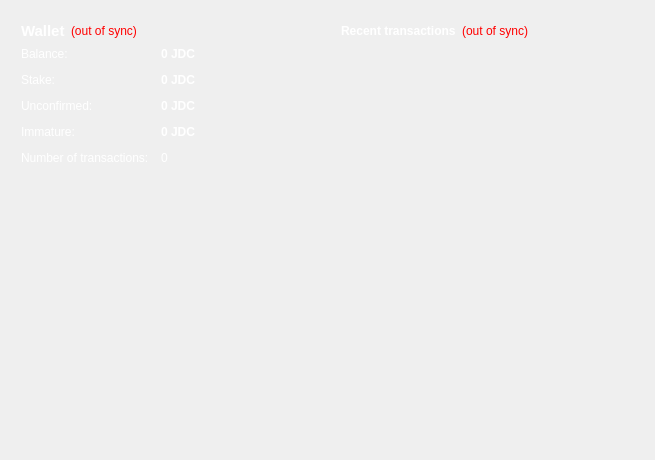
<?xml version="1.0" encoding="UTF-8"?>
<ui version="4.0">
 <class>OverviewPage</class>
 <widget class="QWidget" name="OverviewPage">
  <property name="geometry">
   <rect>
    <x>0</x>
    <y>0</y>
    <width>655</width>
    <height>460</height>
   </rect>
  </property>
  <property name="windowTitle">
   <string>Form</string>
  </property>
  <property name="styleSheet">
   <string notr="true"/>
  </property>
  <layout class="QHBoxLayout" name="horizontalLayout" stretch="1,1">
   <item>
    <layout class="QVBoxLayout" name="verticalLayout_2">
     <item>
      <widget class="QFrame" name="frame">
       <property name="styleSheet">
        <string notr="true">background-color:transparent; color:white;</string>
       </property>
       <property name="frameShape">
        <enum>QFrame::StyledPanel</enum>
       </property>
       <property name="frameShadow">
        <enum>QFrame::Raised</enum>
       </property>
       <layout class="QVBoxLayout" name="verticalLayout_4">
        <item>
         <layout class="QHBoxLayout" name="horizontalLayout_4">
          <item>
           <widget class="QLabel" name="label_5">
            <property name="font">
             <font>
              <pointsize>11</pointsize>
              <weight>75</weight>
              <bold>true</bold>
             </font>
            </property>
            <property name="styleSheet">
             <string notr="true">background:transparent;</string>
            </property>
            <property name="text">
             <string>Wallet</string>
            </property>
           </widget>
          </item>
          <item>
           <widget class="QLabel" name="labelWalletStatus">
            <property name="toolTip">
             <string>The displayed information may be out of date. Your wallet automatically synchronizes with the Jade network after a connection is established, but this process has not completed yet.</string>
            </property>
            <property name="styleSheet">
             <string notr="true">QToolTip {background-color:#1f333e; color:white; border-style: none;}
QLabel { color: red; background:transparent;}</string>
            </property>
            <property name="text">
             <string notr="true">(out of sync)</string>
            </property>
            <property name="alignment">
             <set>Qt::AlignLeading|Qt::AlignLeft|Qt::AlignVCenter</set>
            </property>
           </widget>
          </item>
          <item>
           <spacer name="horizontalSpacer_2">
            <property name="orientation">
             <enum>Qt::Horizontal</enum>
            </property>
            <property name="sizeHint" stdset="0">
             <size>
              <width>40</width>
              <height>20</height>
             </size>
            </property>
           </spacer>
          </item>
         </layout>
        </item>
        <item>
         <layout class="QFormLayout" name="formLayout_2">
          <property name="fieldGrowthPolicy">
           <enum>QFormLayout::AllNonFixedFieldsGrow</enum>
          </property>
          <property name="horizontalSpacing">
           <number>12</number>
          </property>
          <property name="verticalSpacing">
           <number>12</number>
          </property>
          <item row="0" column="0">
           <widget class="QLabel" name="label">
            <property name="styleSheet">
             <string notr="true">background:transparent;</string>
            </property>
            <property name="text">
             <string>Balance:</string>
            </property>
           </widget>
          </item>
          <item row="0" column="1">
           <widget class="QLabel" name="labelBalance">
            <property name="font">
             <font>
              <weight>75</weight>
              <bold>true</bold>
             </font>
            </property>
            <property name="cursor">
             <cursorShape>IBeamCursor</cursorShape>
            </property>
            <property name="toolTip">
             <string>Your current balance</string>
            </property>
            <property name="styleSheet">
             <string notr="true">QLabel {background:transparent;}
QToolTip {background-color:#1f333e; color:white; border-style: none;}</string>
            </property>
            <property name="text">
             <string notr="true">0 JDC</string>
            </property>
            <property name="textInteractionFlags">
             <set>Qt::LinksAccessibleByMouse|Qt::TextSelectableByKeyboard|Qt::TextSelectableByMouse</set>
            </property>
           </widget>
          </item>
          <item row="1" column="0">
           <widget class="QLabel" name="label_6">
            <property name="styleSheet">
             <string notr="true">background:transparent;</string>
            </property>
            <property name="text">
             <string>Stake:</string>
            </property>
           </widget>
          </item>
          <item row="1" column="1">
           <widget class="QLabel" name="labelStake">
            <property name="font">
             <font>
              <weight>75</weight>
              <bold>true</bold>
             </font>
            </property>
            <property name="cursor">
             <cursorShape>IBeamCursor</cursorShape>
            </property>
            <property name="toolTip">
             <string>Total of coins that was staked, and do not yet count toward the current balance</string>
            </property>
            <property name="styleSheet">
             <string notr="true">QLabel {background:transparent;}
QToolTip {background-color:#1f333e; color:white; border-style: none;}</string>
            </property>
            <property name="text">
             <string notr="true">0 JDC</string>
            </property>
            <property name="textInteractionFlags">
             <set>Qt::LinksAccessibleByMouse|Qt::TextSelectableByKeyboard|Qt::TextSelectableByMouse</set>
            </property>
           </widget>
          </item>
          <item row="2" column="0">
           <widget class="QLabel" name="label_3">
            <property name="styleSheet">
             <string notr="true">background:transparent;</string>
            </property>
            <property name="text">
             <string>Unconfirmed:</string>
            </property>
           </widget>
          </item>
          <item row="2" column="1">
           <widget class="QLabel" name="labelUnconfirmed">
            <property name="font">
             <font>
              <weight>75</weight>
              <bold>true</bold>
             </font>
            </property>
            <property name="cursor">
             <cursorShape>IBeamCursor</cursorShape>
            </property>
            <property name="toolTip">
             <string>Total of transactions that have yet to be confirmed, and do not yet count toward the current balance</string>
            </property>
            <property name="styleSheet">
             <string notr="true">QLabel {background:transparent;}
QToolTip {background-color:#1f333e; color:white; border-style: none;}</string>
            </property>
            <property name="text">
             <string notr="true">0 JDC</string>
            </property>
            <property name="textInteractionFlags">
             <set>Qt::LinksAccessibleByMouse|Qt::TextSelectableByKeyboard|Qt::TextSelectableByMouse</set>
            </property>
           </widget>
          </item>
          <item row="3" column="0">
           <widget class="QLabel" name="labelImmatureText">
            <property name="styleSheet">
             <string notr="true">background:transparent;</string>
            </property>
            <property name="text">
             <string>Immature:</string>
            </property>
           </widget>
          </item>
          <item row="3" column="1">
           <widget class="QLabel" name="labelImmature">
            <property name="font">
             <font>
              <weight>75</weight>
              <bold>true</bold>
             </font>
            </property>
            <property name="toolTip">
             <string>Mined balance that has not yet matured</string>
            </property>
            <property name="styleSheet">
             <string notr="true">QLabel {background:transparent;}
QToolTip {background-color:#1f333e; color:white; border-style: none;}</string>
            </property>
            <property name="text">
             <string notr="true">0 JDC</string>
            </property>
            <property name="textInteractionFlags">
             <set>Qt::LinksAccessibleByMouse|Qt::TextSelectableByKeyboard|Qt::TextSelectableByMouse</set>
            </property>
           </widget>
          </item>
          <item row="4" column="0">
           <widget class="QLabel" name="label_2">
            <property name="styleSheet">
             <string notr="true">background:transparent;</string>
            </property>
            <property name="text">
             <string>Number of transactions:</string>
            </property>
           </widget>
          </item>
          <item row="4" column="1">
           <widget class="QLabel" name="labelNumTransactions">
            <property name="toolTip">
             <string>Total number of transactions in wallet</string>
            </property>
            <property name="styleSheet">
             <string notr="true">QLabel {background:transparent;}
QToolTip {background-color:#1f333e; color:white; border-style: none;}</string>
            </property>
            <property name="text">
             <string notr="true">0</string>
            </property>
           </widget>
          </item>
         </layout>
        </item>
       </layout>
      </widget>
     </item>
     <item>
      <spacer name="verticalSpacer">
       <property name="orientation">
        <enum>Qt::Vertical</enum>
       </property>
       <property name="sizeHint" stdset="0">
        <size>
         <width>20</width>
         <height>40</height>
        </size>
       </property>
      </spacer>
     </item>
     <item>
      <widget class="QLabel" name="jdc_logo">
       <property name="enabled">
        <bool>true</bool>
       </property>
       <property name="styleSheet">
        <string notr="true"/>
       </property>
       <property name="text">
        <string/>
       </property>
       <property name="pixmap">
        <pixmap resource="../bitcoin.qrc">:/images/backg</pixmap>
       </property>
       <property name="scaledContents">
        <bool>false</bool>
       </property>
       <property name="alignment">
        <set>Qt::AlignCenter</set>
       </property>
       <property name="margin">
        <number>-2</number>
       </property>
      </widget>
     </item>
    </layout>
   </item>
   <item>
    <layout class="QVBoxLayout" name="verticalLayout_3">
     <item>
      <widget class="QFrame" name="frame_2">
       <property name="styleSheet">
        <string notr="true">background-color:transparent; color:white;</string>
       </property>
       <property name="frameShape">
        <enum>QFrame::StyledPanel</enum>
       </property>
       <property name="frameShadow">
        <enum>QFrame::Raised</enum>
       </property>
       <layout class="QVBoxLayout" name="verticalLayout">
        <item>
         <layout class="QHBoxLayout" name="horizontalLayout_2">
          <item>
           <widget class="QLabel" name="label_4">
            <property name="styleSheet">
             <string notr="true">background:transparent;</string>
            </property>
            <property name="text">
             <string>&lt;b&gt;Recent transactions&lt;/b&gt;</string>
            </property>
           </widget>
          </item>
          <item>
           <widget class="QLabel" name="labelTransactionsStatus">
            <property name="toolTip">
             <string>The displayed information may be out of date. Your wallet automatically synchronizes with the Jade network after a connection is established, but this process has not completed yet.</string>
            </property>
            <property name="styleSheet">
             <string notr="true">QToolTip {background-color:#1f333e; color:white; border-style: none;}
QLabel { color: red; background:transparent; }</string>
            </property>
            <property name="text">
             <string notr="true">(out of sync)</string>
            </property>
            <property name="alignment">
             <set>Qt::AlignRight|Qt::AlignTrailing|Qt::AlignVCenter</set>
            </property>
           </widget>
          </item>
          <item>
           <spacer name="horizontalSpacer">
            <property name="orientation">
             <enum>Qt::Horizontal</enum>
            </property>
            <property name="sizeHint" stdset="0">
             <size>
              <width>40</width>
              <height>20</height>
             </size>
            </property>
           </spacer>
          </item>
         </layout>
        </item>
        <item>
         <widget class="QListView" name="listTransactions">
          <property name="styleSheet">
           <string notr="true">QListView { background: transparent; }
QToolTip {background-color:#1f333e; color:white; border-style: none;}</string>
          </property>
          <property name="frameShape">
           <enum>QFrame::NoFrame</enum>
          </property>
          <property name="verticalScrollBarPolicy">
           <enum>Qt::ScrollBarAlwaysOff</enum>
          </property>
          <property name="horizontalScrollBarPolicy">
           <enum>Qt::ScrollBarAlwaysOff</enum>
          </property>
          <property name="selectionMode">
           <enum>QAbstractItemView::NoSelection</enum>
          </property>
         </widget>
        </item>
       </layout>
      </widget>
     </item>
     <item>
      <spacer name="verticalSpacer_2">
       <property name="orientation">
        <enum>Qt::Vertical</enum>
       </property>
       <property name="sizeHint" stdset="0">
        <size>
         <width>20</width>
         <height>40</height>
        </size>
       </property>
      </spacer>
     </item>
    </layout>
   </item>
  </layout>
 </widget>
 <resources>
  <include location="../bitcoin.qrc"/>
 </resources>
 <connections/>
</ui>
